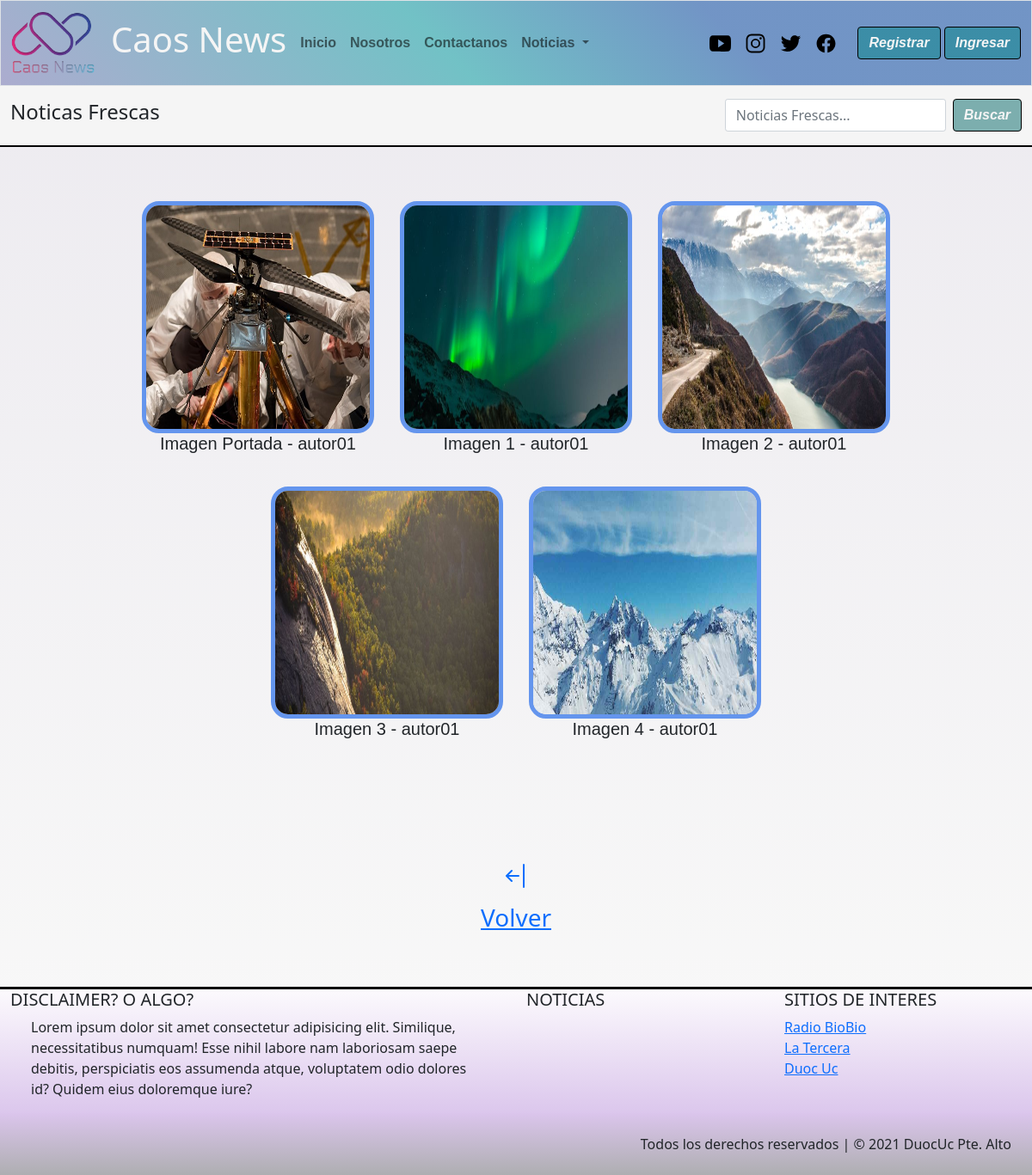
The app's page /galeria/Robotin Explorador/ with its own data.
### caos_news/models.py (models this page shows, shortened)
class Noticia(models.Model):
    nombre_not = models.CharField(primary_key= True, max_length=50)
    fecha_not = models.DateField(default=datetime.date.today)
    redac =  models.TextField()
    img_not = models.ImageField(upload_to='noticias',null=True)
    publicar = models.BooleanField(default=False)
    comentario = models.TextField(null=True,default='Sin observaciones')
    autor = models.ForeignKey(User,null=True, on_delete=models.CASCADE)
    categoria = models.ForeignKey(Categoria, on_delete=models.CASCADE)

class Galeria(models.Model):
    cod_img = models.AutoField(primary_key=True)
    imagen = models.ImageField(upload_to='galeria',null=True)
    not_gal = models.ForeignKey(Noticia, null=True, on_delete=models.CASCADE)

### caos_news/views.py (the view)
# urls.py: path('galeria/<id>/',galeria,name='gal'),
def galeria(request,id):
    noti_img= Noticia.objects.get(nombre_not=id)
    categoria = Categoria.objects.all()
    gale = Galeria.objects.filter(not_gal=id)[1]
    mostrar= Galeria.objects.filter(not_gal=id)
    contexto={"categorias":categoria,"galeria":gale,"todo":mostrar,"noti":noti_img}
    return render(request,"galeria.html",contexto)

### caos_news/templates/galeria.html (shortened to what this page needs)
{% extends 'base.html' %}
{% load static %}
{% block link_activos %}
<ul class="navbar-nav me-auto mb-2 mb-lg-0">
    <li class="nav-item">
        <a class="nav-link" aria-current="page" href="{% url 'index'%}">Inicio</a>
    </li>
    {% if user.is_authenticated %}
    <li class="nav-item">
        <a class="nav-link" href="{% url 'enviar_n' %}">Subir noticia</a>
    </li>
    <li class="nav-item">
        <a class="nav-link" href="{% url 'mis_notis' %}">Mis Noticias</a>
    </li>
    {% else %}
    <li class="nav-item">
        <a class="nav-link" href="{% url 'nos' %}">Nosotros</a>
    </li>
    <li class="nav-item">
        <a class="nav-link" href="{% url 'contac' %}">Contactanos</a>
    </li>
    {% endif %}
    <li class="nav-item dropdown">
        <a class="nav-link dropdown-toggle" href="#" id="navbarDropdown" role="button" data-bs-toggle="dropdown"
            aria-expanded="false">
            Noticias
        </a>
    </li>
{% endblock link_activos %}
{% block contenido %}
<main>
        <nav class="navbar sticky-top" id="barra-busqueda">
            <div class="container-fluid ">
                <span class="navbar-text">
                {% if user.is_authenticated %}
                    <h4> Bienvenido(a) {{user.first_name}} {{user.last_name}} </h4>
                {% else %}
                    <h4>Noticas Frescas</h4>
                {% endif %}
                </span>
                <form class="d-flex" method="POST" action="{% url 'filter_d'%}">
                    <input class="form-control me-2" type="search" placeholder="Noticias Frescas..." name="txtbusqueda" aria-label="Search">
                    <button id="boton" class="btn btn-outline" type="submit">Buscar</button>
                </form>
            </div>
        </nav>
        <section class="container-fluid p-5" style="min-height: 34rem;" id="galeria">
            <div id="tarjeta">
                <a href="{{noti.img_not.url}}" data-fancybox="gall-new1"
                    data-caption="{{noti.autor.username}} imagen-Portada"><img src="{{noti.img_not.url}}" alt=""> </a>
                <h5>Imagen Portada - {{noti.autor.username}} </h5>
            </div>
                {% for x in todo %}
                    <div id="tarjeta">
                        <a href="{{x.imagen.url}}" data-fancybox="gall-new1"
                            data-caption="{{x.not_gal.autor}} imagen-{{forloop.counter}}"><img src="{{x.imagen.url}}" alt=""> </a>
                        <h5>Imagen {{forloop.counter}} - {{x.not_gal.autor}} </h5>
                    </div>
                {% endfor %}
        </section>
        <section class="container-fluid mt-4 p-5">
            <div class="text-center">
                <a href="{% url 'noti' galeria.not_gal.nombre_not %}"><p><h3>Volver</h3></p></a>
            </div>
        </section>
{% endblock contenido %}

### records on screen
Noticia: img_not (picture), autor.username "autor01"
Galeria: imagen (picture), not_gal.autor "autor01"
Galeria: imagen (picture), not_gal.autor "autor01"
Galeria: imagen (picture), not_gal.autor "autor01"
Galeria: imagen (picture), not_gal.autor "autor01"
